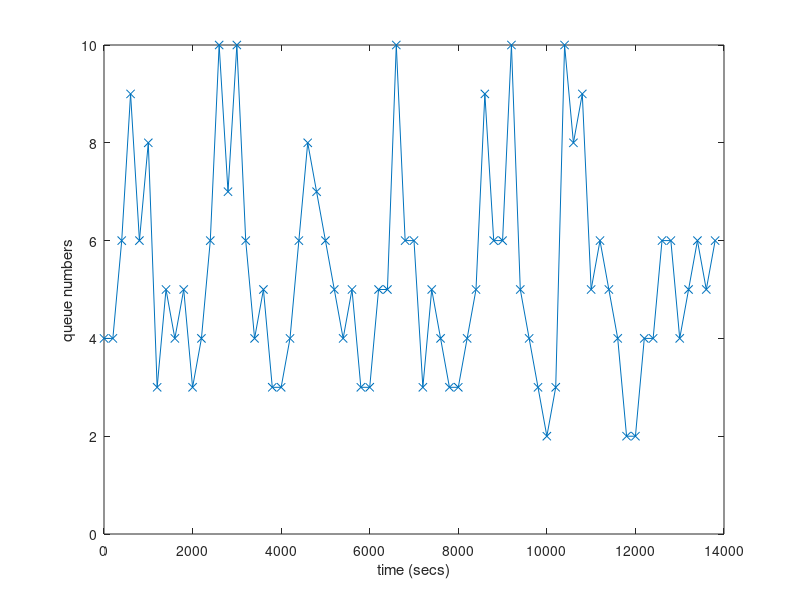
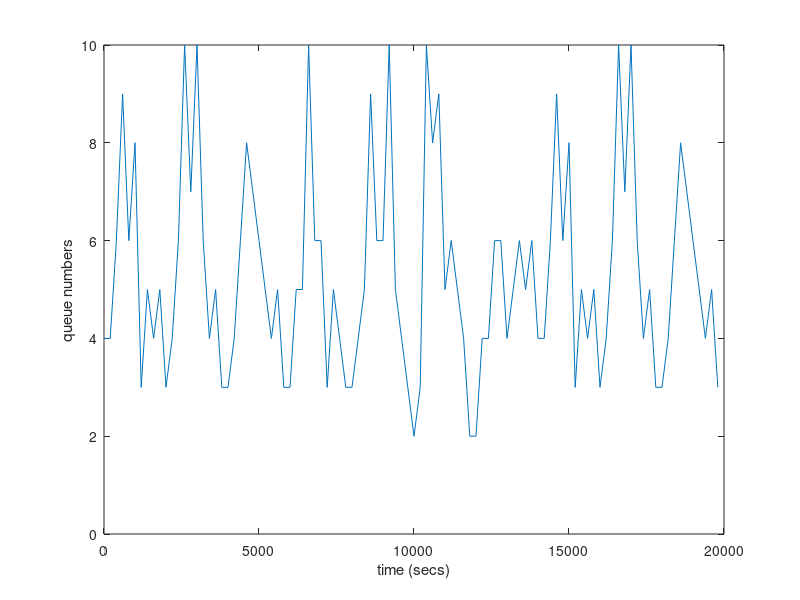

Here is the MATLAB script that generated these plots, in order:
clear; close all;

lambda = 2;
numChanges = 1000;
QUEUE_MAX = 10;
QUEUE_MIN = 1;
interval = 100*2;   

toWrite = zeros(1,numChanges);

if false
    temp = poissrnd(lambda,1,numChanges);
    QueueNum = round(temp/max(temp)*(QUEUE_MAX-QUEUE_MIN)) + QUEUE_MIN;
else
    cycle = [800 700 1100 1800 1100 1500 600 1050 700  1000 ...
             500 800 1200 1900 1300 2000 1100 800 900  600 ...
             500 800 1200 1500 1300 1200 1000 800 1000 600 ...
             500 1050 900 2000 1100 1105 600  1000 800 600 ...
             500 700 1000 1700 1250 1200 1900 1000 800 500 ...
             400 600 2000 1500 1800 1000 1200 1000 700 450 ...
             400 800 800 1100 1100 800 900 1100 900 1100 ...
             ];
    cycle = round(cycle/max(cycle)*(QUEUE_MAX));     
    t = 0:interval:interval*(length(cycle)-1);
    figure;
    plot(t,cycle,'x-');
    xlabel('time (secs)');
    ylabel('queue numbers');
    ylim([0 max(cycle)]);
    
    for j=1:length(cycle): numChanges
        startIdx = j;
        endIdx = min(j + length(cycle)-1,numChanges);
        temp = cycle(1:endIdx-startIdx+1);
        QueueNum(startIdx:endIdx) = temp;
    end
    
    QueueNum = round(QueueNum/max(QueueNum)*(QUEUE_MAX));
end

csvwrite('queue_nums.csv',QueueNum);

% fprintf('int[] QUEUE_NUM = {');
% for i=1:numChanges
%     fprintf('%d,',QueueNum);
% end
% fprintf('}');
interval = 100*2;
range = 100;
t = 0:interval:interval*(range-1);

figure;
plot(t,QueueNum(1:range));
ylim([0 max(QueueNum)]);
xlabel('time (secs)');
ylabel('queue numbers');